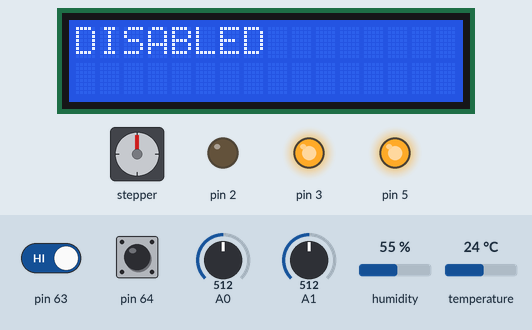
Recording of a sketch running on a simulated Arduino Mega 2560, built with avr-gcc and run on an emulated ATmega2560. On the bench: 16×2 character LCD, stepper motor, output pins drawn as LEDs (lit = HIGH). Dashed ring = blinking. The inputs (shaded band) are chosen by the test bench; at power-on: pin 64 HIGH, pin 63 HIGH, A1 = 512, A0 = 512, humidity 55 %, temperature 24 °C. The local clock reads 2024-03-15 10:24:30 at power-on unless the sketch sets it; stepper angles assume 2048 steps per turn; what the sketch prints to the serial monitor is not drawn.

Above: at 1.2 s.
1.3 s: pin 64 pulled LOW for 0.15 s
At 2.1 s:
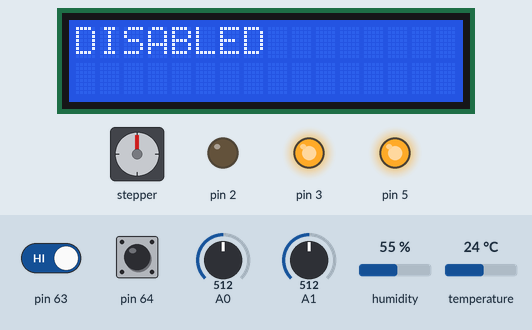
3.0 s: pin 64 pulled LOW for 3.2 s
At 7.2 s:
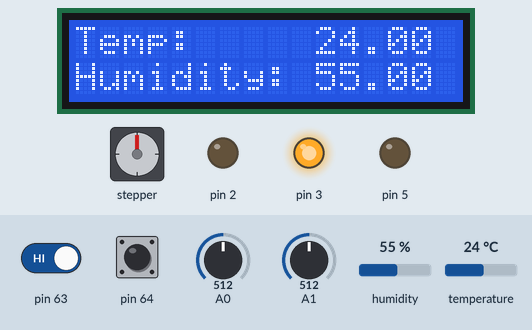
7.7 s: pin 63 driven LOW and pin 64 driven LOW
At 8.6 s:
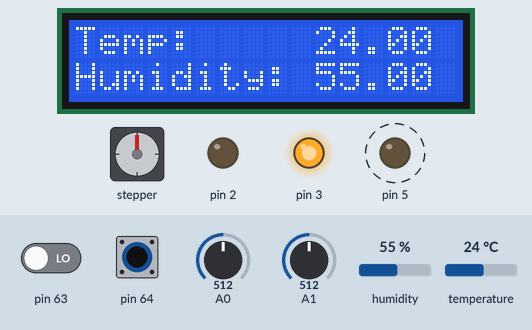
10.7 s: A1 set to 600
13.7 s: A1 set to 627
At 14.44 s:
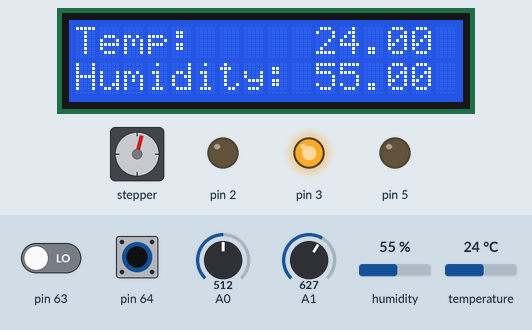
15.7 s: pin 64 driven HIGH
Timing chart, 0 to 20.0 s (numbered marks = the images above; inputs shaded):
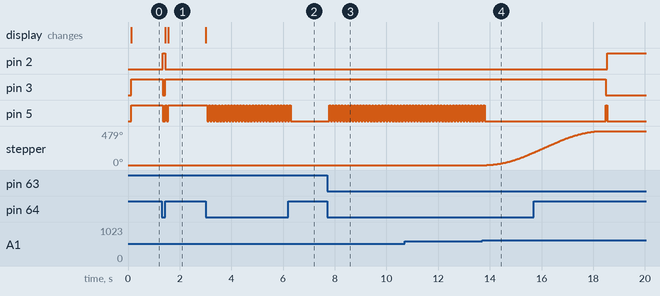

The sketch:

finalProjectCPE.ino
```cpp
#include <DHT.h>
#include <DHT_U.h>
#include <LiquidCrystal.h>
#include <AccelStepper.h>
#include <RTClib.h>


const int rs = 12, en = 13, d4 = 8, d5 = 9, d6 = 10, d7 = 11;
LiquidCrystal lcd(rs, en, d4, d5, d6, d7);

const int in1 = 22, in2 = 24, in3 = 26, in4 = 28;

#define MotorInterfaceType 8
AccelStepper stepper = AccelStepper(MotorInterfaceType, in1, in3, in2, in4);
const float SPR = 2048;

#define RDA 0x80
#define TBE 0x20

volatile unsigned char *myUCSR0A = (unsigned char *)0x00C0;
volatile unsigned char *myUCSR0B = (unsigned char *)0x00C1;
volatile unsigned char *myUCSR0C = (unsigned char *)0x00C2;
volatile unsigned int  *myUBRR0  = (unsigned int *) 0x00C4;
volatile unsigned char *myUDR0   = (unsigned char *)0x00C6;

volatile unsigned char* port_k = (unsigned char*) 0x108;
volatile unsigned char* ddr_k  = (unsigned char*) 0x107;
volatile unsigned char* pin_k  = (unsigned char*) 0x106;

volatile unsigned char* port_k1 = (unsigned char*) 0x108;
volatile unsigned char* ddr_k1  = (unsigned char*) 0x107;
volatile unsigned char* pin_k1  = (unsigned char*) 0x106;

volatile unsigned char* port_f = (unsigned char*) 0x31;
volatile unsigned char* ddr_f  = (unsigned char*) 0x30;
volatile unsigned char* pin_f  = (unsigned char*) 0x2F;


// Define Port E Register Pointers
volatile unsigned char* port_e = (unsigned char*) 0x2E;
volatile unsigned char* ddr_e  = (unsigned char*) 0x2D;
volatile unsigned char* pin_e  = (unsigned char*) 0x2C;

volatile unsigned char* my_ADMUX = (unsigned char*) 0x7C;
volatile unsigned char* my_ADCSRB = (unsigned char*) 0x7B;
volatile unsigned char* my_ADCSRA = (unsigned char*) 0x7A;
volatile unsigned int* my_ADC_DATA = (unsigned int*) 0x78;


volatile unsigned char *myTCCR1A = (unsigned char *) 0x80;
volatile unsigned char *myTCCR1B = (unsigned char *) 0x81;
volatile unsigned char *myTCCR1C = (unsigned char *) 0x82;
volatile unsigned char *myTIMSK1 = (unsigned char *) 0x6F;
volatile unsigned int  *myTCNT1  = (unsigned  int *) 0x84;
volatile unsigned char *myTIFR1 =  (unsigned char *) 0x36;

unsigned int currentTicks;
unsigned int timer_running;
unsigned int ticks[7]= {440,494,523,587,659,698,784};

int butPress = 0;
// Disabled = 0
// Idle = 1
// Error = 2
// Running = 3

int a1 = 0;
int a2 = 0;
int a3 = 0;
int a4 = 0;

int d1 = 0;

int t1 = 0;
int waterThresh = 0;

float motorControl;

bool onOff = false;
// On = true;
// Off = false;

DHT dht(42, DHT11);

RTC_DS1307 rtc;

char daysOfTheWeek[7][12] = {"Sunday", "Monday", "Tuesday", "Wednesday", "Thursday", "Friday", "Saturday"};

//Remove
#define motorPin 48
int speed = 0;

void setup() {

  U0Init(9600);
  stepper.setMaxSpeed(1000);
  stepper.setAcceleration(600);
  *ddr_k &= 0xFB;
  *port_k |= 0x04;
  *ddr_k1 &= 0xFD;
  *port_k1 |= 0x02;
  // Set lights as output
  set_PE_as_output(4);
  set_PE_as_output(5);
  set_PE_as_output(3);
  motorControl = adc_read(0);
  lcd.begin(16,2);
  adc_init();
  setup_timer_regs();

  #ifndef ESP8266
    while (!Serial);
  #endif

  if (! rtc.begin()) {
    uartPrintln("Couldn't find RTC");
    Serial.flush();
    while (1) delay(10);
  }

  if (! rtc.isrunning()) {
    uartPrintln("RTC is NOT running, let's set the time!");
    rtc.adjust(DateTime(F(__DATE__), F(__TIME__)));
  }
  dht.begin();
}


void loop() {
  startStop(onOff);
  checkWaterLevel();
  while (t1 == 0){
    waterThresh = adc_read(1) + 100;

    t1 = 1;
  }

  if (onOff == true){
    if (butPress == 1){

      startStop(onOff);
      idleState(onOff, butPress);

    }
    else if (butPress == 2){

      startStop(onOff);
      errorState(onOff, butPress);
    }
    else {

      startStop(onOff);
      runningState(onOff, butPress);

    }
  }
  else {

    startStop(onOff);
    disabledState(onOff, butPress);
  }
  updateMotorAngle();
}

void startStop(bool state){
  if(!(*pin_k & 0x04))
  {
    if (onOff == false){
      onOff = true;

    }
    else {
      onOff = false;

    }
  }

}

int stopStart(bool state){
  if (state == true){
    if(!timer_running)
    {
        *myTCCR1B |= 0b00000001;
        timer_running = 1;
    }
  }
  else {
      // set the current ticks to the max value
      currentTicks = 65535;
      // if the timer is running
      if(timer_running)
      {
        // stop the timer
        *myTCCR1B &= 0xF8;
        // set the flag to not running
        timer_running = 0;
        // set PB6 LOW
        *port_k &= 0xFB;
      }
    }
}

void disabledState(bool pos, int state){

  while(a1 == 0){
    uartPrintln("Motor is off");
    uartPrintln("Current state: DISABLED");
    tellTime();
  a1 = 1;
  a2 = 0;
  a3 = 0;
  a4 = 0;
  }
  lcdControl(pos);
  write_pe(4, 0);
  write_pe(5, 1);
  write_pe(3, 1);
  startStop(pos);

}

void idleState(bool pos, int state){

  while (a2 == 0){
    uartPrintln("Current state: IDLE");
    uartPrintln("Motor is on");
    tellTime();
    a1 = 0;
    a2 = 1;
    a3 = 0;
    a4 = 0;


  }
  if (checkWaterLevel() < waterThresh){

    butPress = 2;
  }
  else if (dht.readTemperature() >= 22.5) {
    butPress = 3;
  }
  else {
    lcdControl(pos);
  }
  write_pe(4, 0);
  write_pe(5, 0);
  write_pe(3, 1);
  startStop(pos);
}

void errorState(bool pos, int state){

  while(a3 == 0){
    uartPrintln("Current state: ERROR");
    uartPrintln("Motor is off");
    tellTime();
    a1 = 0;
    a2 = 0;
    a3 = 1;
    a4 = 0;


  }
  if(!(*pin_k1 & 0x02))
  {
    if (checkWaterLevel() > waterThresh){
      butPress = 1;
    }
  }
  write_pe(4, 0);
  write_pe(5, 1);
  write_pe(3, 0);
  startStop(pos);
}

void runningState(bool pos, int state){

  while (a4 == 0){
    uartPrintln("Current state: RUNNING");
    uartPrintln("Motor is on");
    tellTime();
    a1 = 0;
    a2 = 0;
    a3 = 0;
    a4 = 1;


  }

  if (checkWaterLevel() < waterThresh){
    butPress = 2;
  }
  else if (dht.readTemperature() < 22.5){
    butPress = 1;
  }
  else {
    lcdControl(pos);

  }
  write_pe(4, 1);
  write_pe(5, 0);
  write_pe(3, 0);
  startStop(pos);
}

void resetState(int state){
  state = 1;
}

void angleChange(float angle){
  static float lastAngle = 0;
  float trueAngle = angle / 384;


    float angleDifference = (trueAngle - lastAngle) * SPR;
    if (angleDifference != 0){
    stepper.move(angleDifference);
    stepper.runToPosition();


    lastAngle = trueAngle;
    }
}

int checkWaterLevel() {
  int waterLevel = adc_read(1);
  return waterLevel;
}


void checkTemperature() {
  float temperature = dht.readTemperature();
  if (temperature >= 22.5) {
    butPress = 3;
  } else {
    butPress = 2;
  }
}

void lcdControl(bool pos){
  if (pos == true){
    lcd.clear();
    lcd.setCursor(0, 0);
    lcd.print("Temp: ");
    lcd.setCursor(10, 0);
    lcd.print(dht.readTemperature());
    lcd.setCursor(0, 1);
    lcd.print("Humidity: ");
    lcd.setCursor(10, 1);
    lcd.print(dht.readHumidity());
    d1 = 0;
  }
  else {
    while (d1 == 0){
      lcd.clear();
      lcd.setCursor(0, 0);
      lcd.print("DISABLED");
      d1 = 1;
    }
  }
}

void tellTime(){
    DateTime now = rtc.now();

    uartPrint("Time: ");
    Serial.print(now.hour(), DEC);
    uartPrint(':');
    Serial.print(now.minute(), DEC);
    uartPrint(':');
    Serial.print(now.second(), DEC);
    uartPrintln(" ");

}

void readHumidty(){
  float temp = dht.readTemperature();
  float hum = dht.readHumidity();

  char tempStr[10];
  char humStr[10];

  dtostrf(temp, 4, 1, tempStr);
  dtostrf(hum, 4, 1, humStr);
  uartPrint("Temperature = ");
  uartPrintln(tempStr);
  uartPrint("Humidity = ");
  uartPrintln(humStr);
}

void updateMotorAngle() {
  if (butPress == 1 || butPress == 3){
  motorControl = adc_read(0);
  angleChange(motorControl);
  }
}

int getWaterThreshold() {
  return waterThresh;
}

void set_PF_as_output(unsigned char pin_num)
{
    *ddr_f |= 0x01 << pin_num;
}

void write_pf(unsigned char pin_num, unsigned char state)
{
  if(state == 0)
  {
    *port_f &= ~(0x01 << pin_num);
  }
  else
  {
    *port_f |= 0x01 << pin_num;
  }
}

void set_PE_as_output(unsigned char pin_num)
{
    *ddr_e |= 0x01 << pin_num;
}

void write_pe(unsigned char pin_num, unsigned char state)
{
  if(state == 0)
  {
    *port_e &= ~(0x01 << pin_num);
  }
  else
  {
    *port_e |= 0x01 << pin_num;
  }
}
void adc_init()
{
  // setup the A register
  *my_ADCSRA |= 0b10000000; // set bit   7 to 1 to enable the ADC
  *my_ADCSRA &= 0b11011111; // clear bit 6 to 0 to disable the ADC trigger mode
  *my_ADCSRA &= 0b11110111; // clear bit 5 to 0 to disable the ADC interrupt
  *my_ADCSRA &= 0b11111000; // clear bit 0-2 to 0 to set prescaler selection to slow reading
  // setup the B register
  *my_ADCSRB &= 0b11110111; // clear bit 3 to 0 to reset the channel and gain bits
  *my_ADCSRB &= 0b11111000; // clear bit 2-0 to 0 to set free running mode
  // setup the MUX Register
  *my_ADMUX  &= 0b01111111; // clear bit 7 to 0 for AVCC analog reference
  *my_ADMUX  |= 0b01000000; // set bit   6 to 1 for AVCC analog reference
  *my_ADMUX  &= 0b11011111; // clear bit 5 to 0 for right adjust result
  *my_ADMUX  &= 0b11100000; // clear bit 4-0 to 0 to reset the channel and gain bits
}
unsigned int adc_read(unsigned char adc_channel_num)
{
  // clear the channel selection bits (MUX 4:0)
  *my_ADMUX  &= 0b11100000;
  // clear the channel selection bits (MUX 5)
  *my_ADCSRB &= 0b11110111;
  // set the channel number
  if(adc_channel_num > 7)
  {
    // set the channel selection bits, but remove the most significant bit (bit 3)
    adc_channel_num -= 8;
    // set MUX bit 5
    *my_ADCSRB |= 0b00001000;
  }
  // set the channel selection bits
  *my_ADMUX  += adc_channel_num;
  // set bit 6 of ADCSRA to 1 to start a conversion
  *my_ADCSRA |= 0x40;
  // wait for the conversion to complete
  while((*my_ADCSRA & 0x40) != 0);
  // return the result in the ADC data register
  return *my_ADC_DATA;
}
void setup_timer_regs()
{
  // setup the timer control registers
  *myTCCR1A= 0x00;
  *myTCCR1B= 0X00;
  *myTCCR1C= 0x00;

  // reset the TOV flag
  *myTIFR1 |= 0x01;

  // enable the TOV interrupt
  *myTIMSK1 |= 0x01;
}


// TIMER OVERFLOW ISR
ISR(TIMER1_OVF_vect)
{
  // Stop the Timer
  *myTCCR1B &=0xF8;
  // Load the Count
  *myTCNT1 =  (unsigned int) (65535 -  (unsigned long) (currentTicks));
  // Start the Timer
  *myTCCR1B |=   0x01;
  // if it's not the STOP amount
  if(currentTicks != 65535)
  {
    // XOR to toggle PB6
    *port_k ^= 0x04;
  }
}

void U0Init(int U0baud)
{
 unsigned long FCPU = 16000000;
 unsigned int tbaud;
 tbaud = (FCPU / 16 / U0baud - 1);
 // Same as (FCPU / (16 * U0baud)) - 1;
 *myUCSR0A = 0x20;
 *myUCSR0B = 0x18;
 *myUCSR0C = 0x06;
 *myUBRR0  = tbaud;
}
unsigned char kbhit()
{
  return *myUCSR0A & RDA;
}
unsigned char getChar()
{
  return *myUDR0;
}
void putChar(unsigned char U0pdata)
{
  while((*myUCSR0A & TBE)==0);
  *myUDR0 = U0pdata;
}
void uartPrintln(const char* str) {
  while (*str) {
    putChar(*str++);
  }
  putChar('\n');
  putChar('\r');
}
void uartPrint(const char* str) {
  while (*str) {
    putChar(*str++);
  }
}
```

Measured:
- the behaviour switches between 612 and 613 on A1 (found by bisection; images 3 and 4)
- after the input at 1.3 s, pin 2: LOW → HIGH after 0.05 s, → LOW 0.09 s later; pin 3: HIGH → LOW after 0.05 s, → HIGH 0.09 s later; pin 5: alternates HIGH for 0.05 s and LOW for 0.08 s, 4 changes in all, then stays HIGH, starting after 0.05 s; the display: first changes after 0.14 s (image 1 shows a later state)
- after the input at 3.0 s, pin 5: alternates HIGH for 0.05 s and LOW for 0.07 s, 55 changes in all, then stays LOW, starting after 0.06 s; the display: changes at once (image 2)
- after the input at 7.7 s, pin 5: alternates HIGH for 0.05 s and LOW for 0.07 s, starting after 0.09 s
- after the input at 13.7 s, pin 5: goes on until 13.8 s, then stays LOW; stepper: keeps turning clockwise at about 98°/s, starting after 0.18 s
